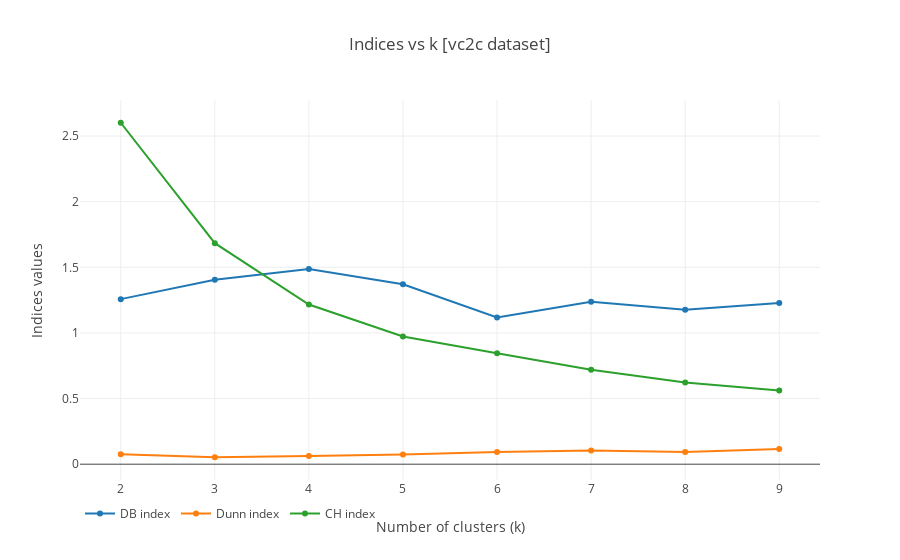
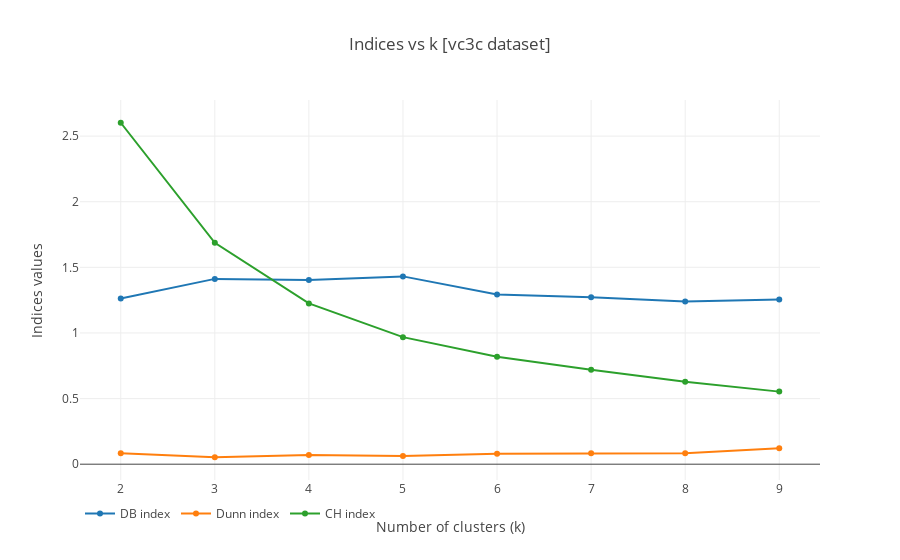
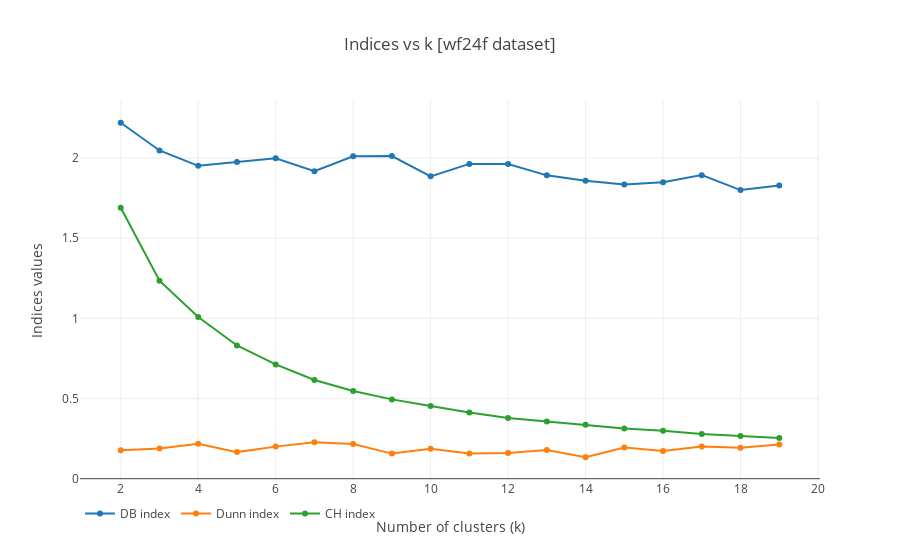
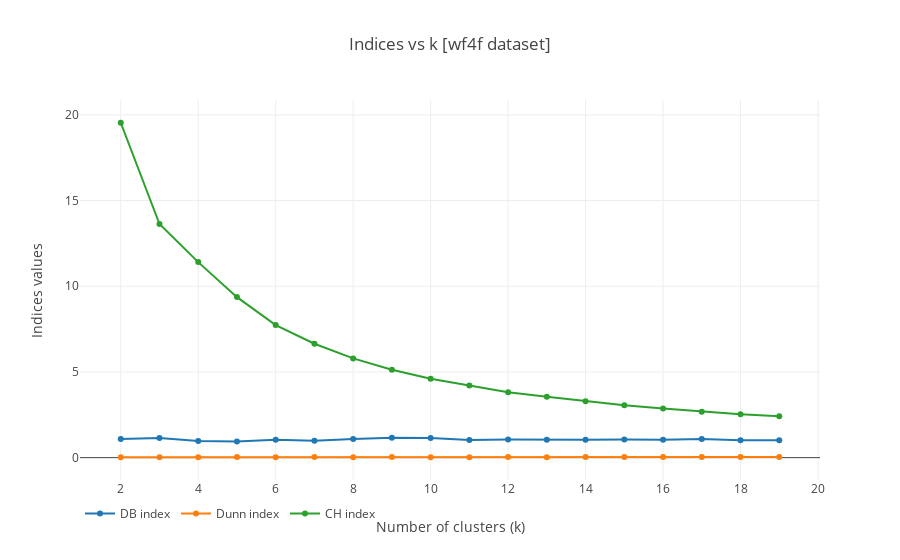

Here is the notebook cell these charts were saved with, in order:
### Code cell
def plot_validation_indices(dataset_name, validation_indices):
    data = []
    for index_name, results_vec in validation_indices.items():
    #for validation_index in validation_indices:
        #print(index_name)
        #print(results_vec[dataset_name])
        data.append(go.Scatter(
            x=[i for i in range(2, len(results_vec[dataset_name])+2)],
            y=results_vec[dataset_name], 
            mode='lines+markers', 
            name="{} index".format(index_name)))

    
    layout = go.Layout(
        title = "Indices vs k [{} dataset]".format(dataset_name),
        legend=dict(orientation="h", y=-.05),
        xaxis=dict(title="Number of clusters (k)"),
        yaxis=dict(title="Indices values")
    )

    fig = go.Figure(data=data, layout=layout)
    plt.iplot(fig)


for dataset_name in datasets:
    plot_validation_indices(dataset_name, validation_indices)
    #plot_db(db[dataset_name], dataset_name)
    for index_name, results_vec in validation_indices.items():
        results = results_vec[dataset_name]
        k_opt = np.argmin(results) if index_name=='DB' else np.argmax(results)
        k_opt += 2
        print("K_opt for {} dataset using {} index: {}".format(
              dataset_name, index_name, k_opt))
        
    #print("K_opt for {} dataset is: {}".format(dataset_name, np.argmin(db[dataset_name])+2))

### Figure 1 — Plotly figure (JSON) as saved in the notebook; plotly's stock layout.template omitted (floating-point values rounded to 4 significant figures)
{"data": [{"mode": "lines+markers", "name": "DB index", "type": "scatter", "uid": "d29d7ed0-cff1-4ce4-9ac8-7b20ffe0f376", "x": [2, 3, 4, 5, 6, 7, 8, 9], "y": [1.258, 1.405, 1.486, 1.371, 1.118, 1.238, 1.176, 1.229]}, {"mode": "lines+markers", "name": "Dunn index", "type": "scatter", "uid": "1d7478c1-1a76-42bd-a41b-2ca9c5b18fb3", "x": [2, 3, 4, 5, 6, 7, 8, 9], "y": [0.07533, 0.0529, 0.06315, 0.07297, 0.09344, 0.1052, 0.09344, 0.115]}, {"mode": "lines+markers", "name": "CH index", "type": "scatter", "uid": "f55b9f1a-2267-471b-a22c-a42ddc1d39b9", "x": [2, 3, 4, 5, 6, 7, 8, 9], "y": [2.601, 1.684, 1.217, 0.9736, 0.8456, 0.7196, 0.623, 0.5612]}], "layout": {"legend": {"orientation": "h", "y": -0.05}, "title": {"text": "Indices vs k [vc2c dataset]"}, "xaxis": {"title": {"text": "Number of clusters (k)"}}, "yaxis": {"title": {"text": "Indices values"}}}}

### Figure 2 — Plotly figure (JSON) as saved in the notebook; plotly's stock layout.template omitted (floating-point values rounded to 4 significant figures)
{"data": [{"mode": "lines+markers", "name": "DB index", "type": "scatter", "uid": "049f28c4-b707-42ed-ba0d-b09a509d3c9c", "x": [2, 3, 4, 5, 6, 7, 8, 9], "y": [1.262, 1.412, 1.404, 1.431, 1.293, 1.272, 1.24, 1.256]}, {"mode": "lines+markers", "name": "Dunn index", "type": "scatter", "uid": "3076fbbc-556d-4dc9-8866-cda2e3a49da4", "x": [2, 3, 4, 5, 6, 7, 8, 9], "y": [0.08402, 0.0529, 0.06949, 0.06315, 0.07985, 0.08288, 0.08288, 0.1217]}, {"mode": "lines+markers", "name": "CH index", "type": "scatter", "uid": "dc4a6da9-56a9-4cc5-b0d3-12b0485f0a9d", "x": [2, 3, 4, 5, 6, 7, 8, 9], "y": [2.602, 1.687, 1.225, 0.9682, 0.8187, 0.7191, 0.6276, 0.553]}], "layout": {"legend": {"orientation": "h", "y": -0.05}, "title": {"text": "Indices vs k [vc3c dataset]"}, "xaxis": {"title": {"text": "Number of clusters (k)"}}, "yaxis": {"title": {"text": "Indices values"}}}}

### Figure 3 — Plotly figure (JSON) as saved in the notebook; plotly's stock layout.template omitted (floating-point values rounded to 4 significant figures)
{"data": [{"mode": "lines+markers", "name": "DB index", "type": "scatter", "uid": "4685a2bd-8355-4450-965a-7241166f029d", "x": [2, 3, 4, 5, 6, 7, 8, 9, 10, 11, 12, 13, 14, 15, 16, 17, 18, 19], "y": [2.22, 2.048, 1.952, 1.975, 1.999, 1.919, 2.011, 2.013, 1.886, 1.964, 1.963, 1.892, 1.859, 1.835, 1.849, 1.894, 1.801, 1.829]}, {"mode": "lines+markers", "name": "Dunn index", "type": "scatter", "uid": "1c003de5-8e2b-4995-b397-3a85813b1aa8", "x": [2, 3, 4, 5, 6, 7, 8, 9, 10, 11, 12, 13, 14, 15, 16, 17, 18, 19], "y": [0.1777, 0.1884, 0.2183, 0.1659, 0.2001, 0.2271, 0.2159, 0.1566, 0.1864, 0.1566, 0.1611, 0.1795, 0.1338, 0.1952, 0.1732, 0.2008, 0.193, 0.2136]}, {"mode": "lines+markers", "name": "CH index", "type": "scatter", "uid": "ddc88549-95bf-4b9a-b7e9-ada4170ddb9b", "x": [2, 3, 4, 5, 6, 7, 8, 9, 10, 11, 12, 13, 14, 15, 16, 17, 18, 19], "y": [1.69, 1.235, 1.008, 0.8311, 0.7127, 0.6159, 0.547, 0.4948, 0.4533, 0.4133, 0.3783, 0.3563, 0.3359, 0.3139, 0.2984, 0.2787, 0.2662, 0.2533]}], "layout": {"legend": {"orientation": "h", "y": -0.05}, "title": {"text": "Indices vs k [wf24f dataset]"}, "xaxis": {"title": {"text": "Number of clusters (k)"}}, "yaxis": {"title": {"text": "Indices values"}}}}

### Figure 4 — Plotly figure (JSON) as saved in the notebook; plotly's stock layout.template omitted (floating-point values rounded to 4 significant figures)
{"data": [{"mode": "lines+markers", "name": "DB index", "type": "scatter", "uid": "a0cb8ae6-da48-4254-8ec6-b852c487f174", "x": [2, 3, 4, 5, 6, 7, 8, 9, 10, 11, 12, 13, 14, 15, 16, 17, 18, 19], "y": [1.086, 1.149, 0.974, 0.936, 1.048, 0.9815, 1.084, 1.158, 1.147, 1.035, 1.065, 1.037, 1.05, 1.054, 1.039, 1.083, 1.015, 1.016]}, {"mode": "lines+markers", "name": "Dunn index", "type": "scatter", "uid": "ff1c46fa-4f55-4536-863a-808bfec8b615", "x": [2, 3, 4, 5, 6, 7, 8, 9, 10, 11, 12, 13, 14, 15, 16, 17, 18, 19], "y": [0.02813, 0.02657, 0.02698, 0.03455, 0.02842, 0.0308, 0.0272, 0.03035, 0.02306, 0.02642, 0.0356, 0.02889, 0.03586, 0.0366, 0.04401, 0.04401, 0.03338, 0.03974]}, {"mode": "lines+markers", "name": "CH index", "type": "scatter", "uid": "0a3b6a6c-0134-41dd-ad35-199264502319", "x": [2, 3, 4, 5, 6, 7, 8, 9, 10, 11, 12, 13, 14, 15, 16, 17, 18, 19], "y": [19.54, 13.63, 11.41, 9.366, 7.734, 6.644, 5.789, 5.129, 4.607, 4.214, 3.814, 3.556, 3.284, 3.054, 2.873, 2.685, 2.539, 2.412]}], "layout": {"legend": {"orientation": "h", "y": -0.05}, "title": {"text": "Indices vs k [wf4f dataset]"}, "xaxis": {"title": {"text": "Number of clusters (k)"}}, "yaxis": {"title": {"text": "Indices values"}}}}
